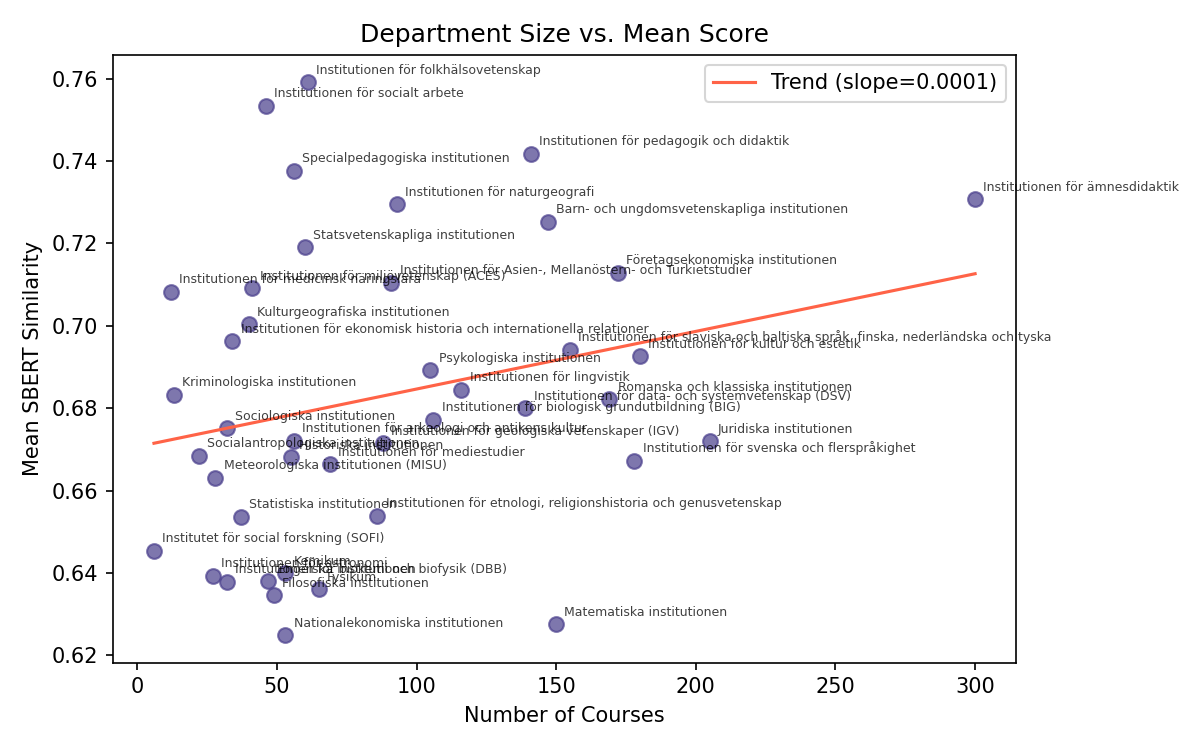

Write Python code to recreate this figure.
import json
import matplotlib.pyplot as plt
import numpy as np

with open('../data/SU.departments.json', 'r') as f:
    departments = json.load(f)
with open('../data/SU.hybrid.similarities.json', 'r') as f:
    sbert = json.load(f)
with open('../data/SU.filtered.json', 'r') as f:
    corpus = json.load(f)

course_deps = {}
for course in corpus['Course-list']:
    course_deps[course['CourseCode']] = course['Department']

dept_sbert = {dep: [] for dep in departments.keys()}
for course_code in sbert:
    dept = course_deps[course_code]
    if dept not in dept_sbert:
        continue
    dept_sbert[dept].append(sbert[course_code])

# Collect scores per department
dept_scores = {}
for dept in dept_sbert:
    sims = []
    n = 0
    for course_sims in dept_sbert[dept]:
        sims.extend(sim[0] for sim in course_sims)
        n += len(course_sims)
    if n == 0:
        continue
    dept_scores[dept] = sims  # store all scores, not just mean

# Collect (n_courses, mean_score) per department
dept_sizes, dept_means, dept_labels = [], [], []
for dept, scores in dept_scores.items():
    dept_sizes.append(len(dept_sbert[dept]))  # number of courses
    dept_means.append(np.mean(scores))
    dept_labels.append(departments.get(dept, dept))

# Plot
fig, ax = plt.subplots(figsize=(8, 5))
scatter = ax.scatter(dept_sizes, dept_means, alpha=0.7, 
                     s=50, color='darkslateblue')

# Label each dot with department name
for x, y, label in zip(dept_sizes, dept_means, dept_labels):
    ax.annotate(label, (x, y), fontsize=6, alpha=0.75,
                xytext=(4, 4), textcoords='offset points')

# Trend line
m, b = np.polyfit(dept_sizes, dept_means, 1)
x_line = np.linspace(min(dept_sizes), max(dept_sizes), 100)
ax.plot(x_line, m * x_line + b, color='tomato', linewidth=1.5,
        label=f'Trend (slope={m:.4f})')

ax.set_xlabel('Number of Courses')
ax.set_ylabel('Mean SBERT Similarity')
ax.set_title('Department Size vs. Mean Score')
ax.legend()
plt.tight_layout()
plt.savefig('size_vs_score.png', dpi=150)
